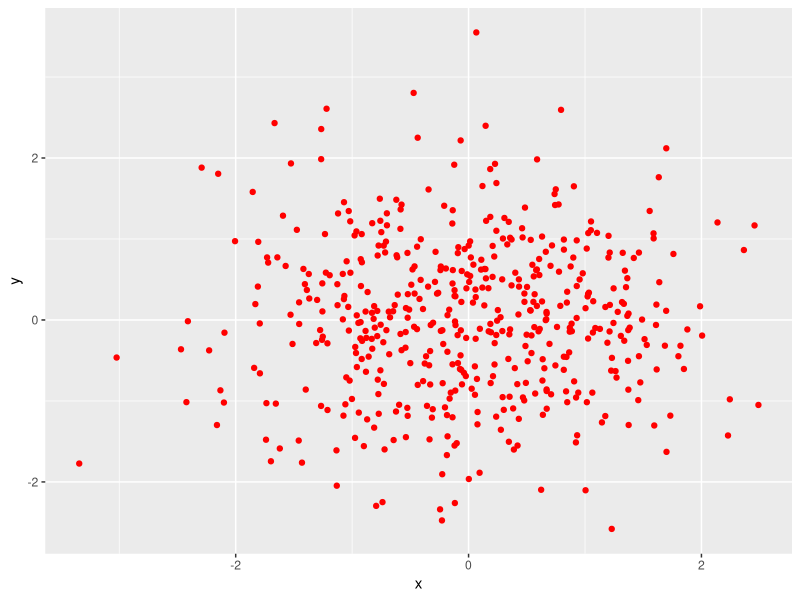

Write R code to recreate this figure.
## ---- chunk 1
knitr::opts_chunk$set(echo = TRUE)

library(tidyverse)
## ---- chunk 2
p1_df = tibble(
  sample = rnorm(8),
  gr_th_0 = sample > 0, 
  vec_char = c("My", "complete", "full", "name", "is", "Jane", "Reed", "Doe"),
  vec_factor = factor(c("Green", "Red", "Red", "Blue", "Green", "Green", "Blue", "Blue"))
)


mean(pull(p1_df, sample))

mean(pull(p1_df, gr_th_0))

mean(pull(p1_df, vec_char))

mean(pull(p1_df, vec_factor))
## ---- chunk 3
gr_th_0_num = as.numeric(pull(p1_df, gr_th_0))

gr_th_0_num*(pull(p1_df, sample))



vec_char_num = as.numeric(pull(p1_df, vec_char))

##vec_char_num*(pull(p1_df, vec_char))##



vec_factor_num = as.numeric(pull(p1_df, vec_factor))

vec_factor_num*(pull(p1_df, vec_factor))
## ---- chunk 4
p2_df = tibble(
  x = rnorm(500),
  y = rnorm(500),
  gr_th_1 = x + y > 1,
  num_vec = as.numeric(gr_th_1)
)

## ---- chunk 5
xy_plot = ggplot(p2_df, aes(x = x, y = y)) + geom_point(color = "red")

ggsave("xy_plot.png")

